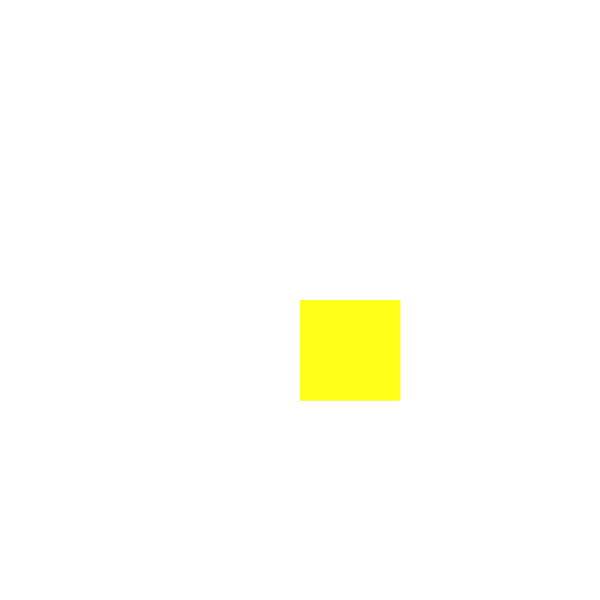
Frame 1 (no input)
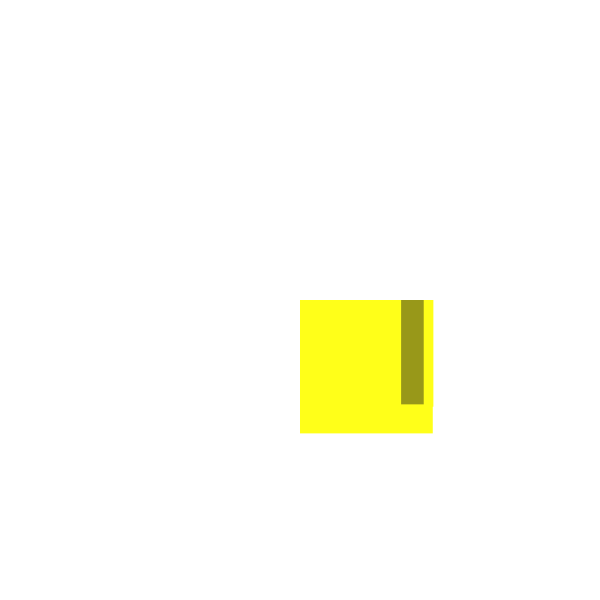
Frame 60 (the mouse pressed at the canvas centre just before this capture)
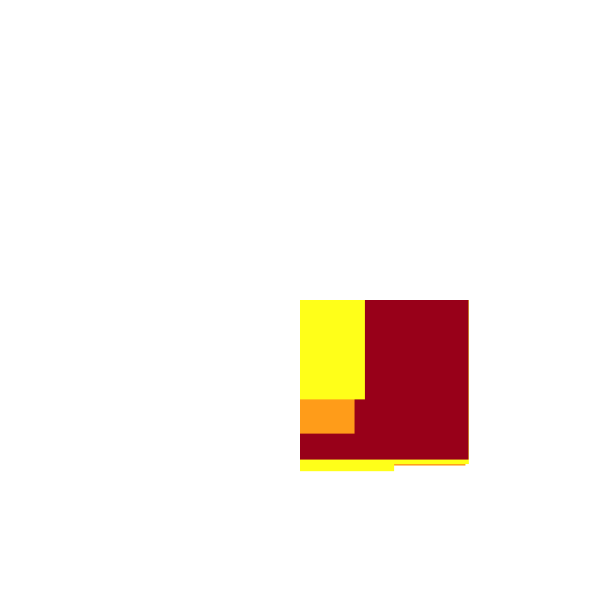
Frame 120 (the mouse held since frame 60 and released just before this capture)

The Processing sketch that drew these frames (run headless with seeded random() and noise(); from frame 60 on, the mouse is pressed at the canvas centre):

// Processing sketch: processing_54443
// ── processing_54443.pde

float x,y,angle;

void setup () {
  size(600,600);
  background(255);
  smooth();
  
}
float distance01 = 0;
float angle01 = 0;
void draw() {
  noStroke();

  float glowLight = cos(cos((radians(angle++))));
  glowLight = map(glowLight, 255,1,0,25);
  for (int i = 0; i <1000; i = i=i+i){
  fill(i+=152, i-mouseX, glowLight);
 
  angle01 = angle01 + 2.9;
  distance01 = distance01 + .2;
  
   float X = 100 + distance01*cos(angle01*200);
  float Y = 100 + distance01*sin(angle01*180);
  
 
 rect(300,300, X, Y);
  
  }
 
}
